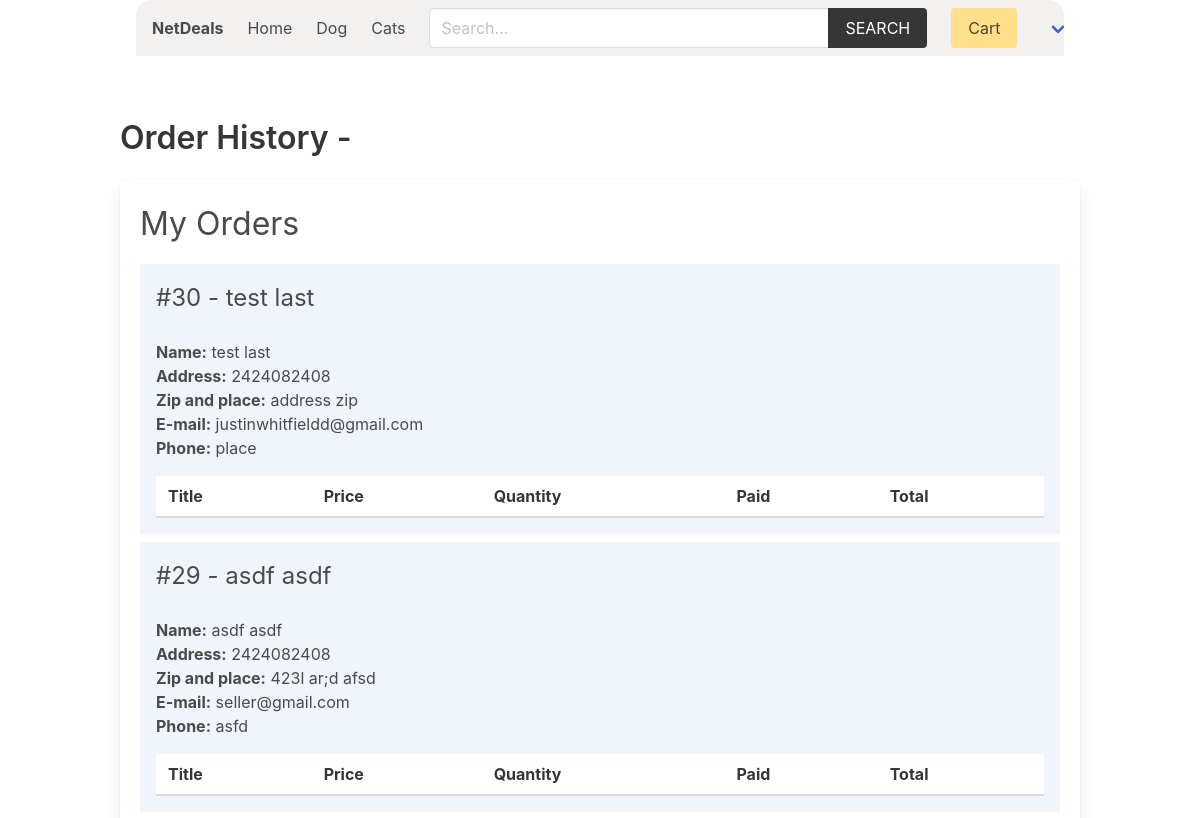
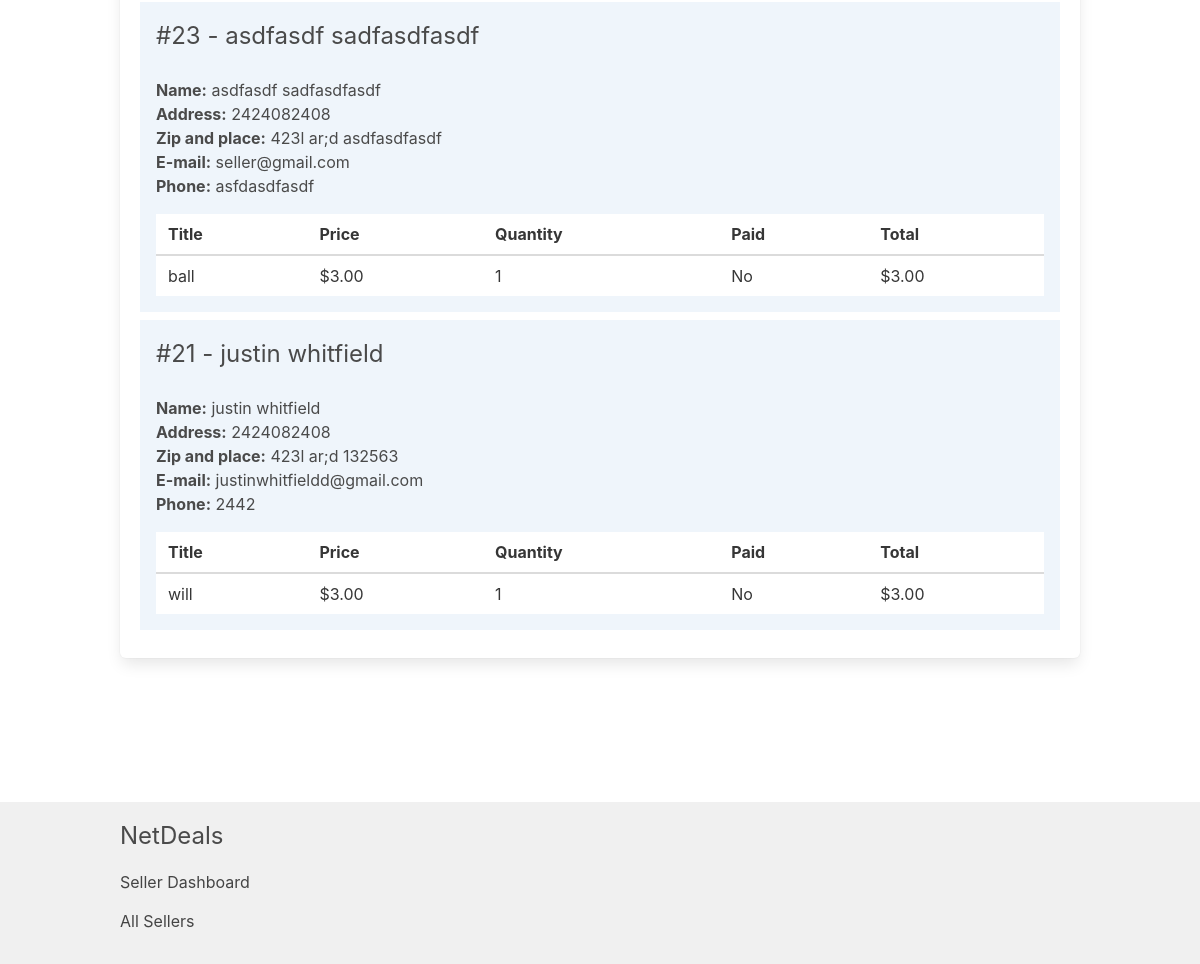
The page /seller/order-history/ (signed in) on the database its author committed (2 pictures, top to bottom).
### product/models.py (models this page shows, shortened)
class Category(models.Model):
    title = models.CharField(max_length=50)
    slug = models.SlugField(max_length=55)
    ordering = models.IntegerField(default=0)
    class Meta:
        ordering = ['ordering']

class Product(models.Model):
    quantity = models.PositiveIntegerField(default=0)
    category = models.ForeignKey(Category, related_name='products', on_delete=models.CASCADE)
    seller = models.ForeignKey(SellerProfile, related_name="products", on_delete=models.CASCADE)
    title = models.CharField(max_length=50)
    slug = models.SlugField(max_length=55)
    description = models.TextField(blank=True, null=True)
    price = models.DecimalField(max_digits=6, decimal_places=2)
    added_date = models.DateTimeField(auto_now_add=True)
    image = models.ImageField(upload_to='uploads/', blank=True, null=True)
    thumbnail = models.ImageField(upload_to='uploads/', blank=True, null=True) # Change uploads to thumbnails
    class Meta:
        ordering = ['-added_date']

### order/models.py (models this page shows, shortened)
class Order(models.Model):
    first_name = models.CharField(max_length=100)
    last_name = models.CharField(max_length=100)
    email = models.CharField(max_length=100)
    address = models.CharField(max_length=100)
    zipcode = models.CharField(max_length=100)
    place = models.CharField(max_length=100)
    phone = models.CharField(max_length=100)
    created_at = models.DateTimeField(auto_now_add=True)
    paid_amount = models.DecimalField(max_digits=8, decimal_places=2)
    sellers = models.ManyToManyField(SellerProfile, related_name="orders")
    buyer = models.ForeignKey(BuyerProfile, null=True, blank=True, on_delete=models.SET_NULL, related_name='buyer_orders')
    seller = models.ForeignKey(SellerProfile, null=True, blank=True, on_delete=models.SET_NULL, related_name='seller_orders')
    class Meta:
        ordering = ['-created_at']

class OrderItem(models.Model):
    order = models.ForeignKey(Order, related_name="items", on_delete=models.CASCADE)
    product = models.ForeignKey(Product, related_name="items", on_delete=models.CASCADE)
    seller = models.ForeignKey(SellerProfile, related_name="items", on_delete=models.CASCADE)
    seller_paid = models.BooleanField(default=False)
    price = models.DecimalField(max_digits=8, decimal_places=2)
    quantity = models.IntegerField(default=1)
    def get_total_price(self):
        return self.price * self.quantity

### seller/views.py (the view)
# urls.py: path('order-history/', views.order_history, name="order-history"),
@login_required
def order_history(request):
    seller = request.user.sellerprofile
    orders = Order.objects.filter(seller=seller).prefetch_related('items')
    for order in orders:
        order.filtered_items = order.items.all()
    return render(request, 'seller/order_history.html', {'seller': seller, 'orders': orders})

### cart/cart.py (called while the page is built)
    def __len__(self):
        return sum(item['quantity'] for item in self.cart.values())

### cart/context_processors.py (called while the page is built)
def cart(request):
    return {'cart': Cart(request)}

### product/context_processors.py (called while the page is built)
def menu_categories(request):
    categories = Category.objects.all()
    return {'categories': categories}

### templates/seller/order_history.html (shortened to what this page needs)
{% extends 'core/base.html' %}
{% block content %}
    <h1 class="title">Order History - </h1>
    <div class="box">
        <h2 class="is-size-3 mb-4">My Orders</h2>
        {% if orders %}
            {% for order in orders %}
                <div class="{% if order.fully_paid %}has-background-success-light{% else %}has-background-info-light{% endif %} mb-2 p-4">
                    <div class="columns is-multiline">
                        <div class="column is-6">
                            <h3 class="is-size-4">#{{ order.id }} - {{ order.first_name }} {{ order.last_name }}</h3>
                        </div>
                        <div class="column is-12">
                            <b>Name:</b> {{ order.first_name }} {{ order.last_name }}<br>
                            <b>Address:</b> {{ order.address }}<br>
                            <b>Zip and place:</b> {{ order.zipcode }} {{ order.place }}<br>
                            <b>E-mail:</b> {{ order.email }}<br>
                            <b>Phone:</b> {{ order.phone }}
                            <table class="table is-fullwidth mt-4">
                                <thead>
                                    <tr>
                                        <th>Title</th>
                                        <th>Price</th>
                                        <th>Quantity</th>
                                        <th>Paid</th>
                                        <th>Total</th>
                                    </tr>
                                </thead>
                                <tbody>
                                    {% for item in order.filtered_items %}
                                    <tr>
                                        <td>{{ item.product.title }}</td>
                                        <td>${{ item.product.price }}</td>
                                        <td>{{ item.quantity }}</td>
                                        <td>{{ item.seller_paid|yesno:"Yes,No" }}</td>
                                        <td>${{ item.get_total_price }}</td>
                                    </tr>
                                {% endfor %}
                                </tbody>
                            </table>
                        </div>
                    </div>
                </div>
            {% endfor %}
        {% endif %}
    </div>
{% endblock content %}

### templates/core/base.html (shortened to what this page needs)
{% load static %}
{% load product_filters %}
<!DOCTYPE html>
<html lang="en">
<head>
    <link rel="stylesheet" href="https://cdn.jsdelivr.net/npm/bulma@0.9.2/css/bulma.min.css">
    <link rel="stylesheet" href="{% static 'css/main.css' %}">
</head>
<body>
    <div class="container px-4">
        <nav class="navbar px-4" role="navigation" aria-label="main navigation">
            <div class="navbar-brand">
                <a class="navbar-item" href="{% url 'core:home' %}">
                    <h1><strong>NetDeals</strong></h1>
                </a>
            </div>
            <div id="navbarBasicExample" class="navbar-menu">
                <div class="navbar-start">
                <a class="navbar-item" href="{% url 'core:home' %}">
                    Home
                </a>
                {% for category in categories %}
                    <a class="navbar-item" href="{% url 'product:category' category.slug %}">
                        {{category.title}}
                    </a>
                {% endfor %}
                </div>
                <div class="navbar-start">
                    <div class="navbar-item">
                        <form method="get" action="{% url 'product:search' %}">
                            <div class="field has-addons">
                                <div class="control">
                                    <input type="search" name="query" id="" class="input" placeholder="Search...">
                                </div>
                                <div class="control">
                                    <button class="button is-dark is-uppercase">Search</button>
                                </div>
                            </div>
                        </form>
                    </div>
                </div>
                <div class="navbar-end">
                <div class="navbar-item">
                    <a href="{% url 'cart:cart' %}" class="button is-warning">Cart {% if cart %}({{cart|length}}){% endif %}</a>
                </div>
                {% if user.role == 'seller' %}
                <div class="navbar-item has-dropdown is-hoverable">
                    <a class="navbar-link is-capitalized">
                    </a>
                </div>
                {% endif %}
                </div>
            </div>
            </nav>
    </div>
    <section class="section">
        <div class="container">
            {% block content %}{% endblock content %}
        </div>
    </section>
    <div class="main-content-wrapper">
        <section class="section">
        </section>
    </div>
    <footer class="footer">
        <div class="container">
            <h3 class="is-size-4 mb-4">NetDeals</h3>
            {% if user.role == 'seller' %}
                <a href="{% url 'seller:seller-dashboard' %}">Seller Dashboard</a>
            {% endif %}
            <br>
            <a href="{% url 'seller:sellers' %}">All Sellers</a>
        </div>
    </footer>
</body>
</html>

### core/static/css/main.css (style rules this page uses)
.footer a { margin-bottom: 15px; display: inline-block; color: #444; }

### templates/core/base.html (style rules this page uses)
.navbar { z-index: 1000; background-color: #f3f0f0; border-radius: 1rem 1rem 0 0; margin-bottom: 1rem; width: 100%; position: relative; }
.navbar .input { width: 400px; }
.navbar .field.has-addons { width: 100%; }
body { display: flex; flex-direction: column; min-height: 100vh; }
.main-content-wrapper { flex-grow: 1; }
.footer { background-color: #f0f0f0; padding: 1rem 0; }

### rows shown on the page
Category: title "Dog"
Category: title "Cats"
Order: id "30", first_name "test", last_name "last", address "2424082408", zipcode "address", place "zip", email "justinwhitfieldd@gmail.com", phone "place"
Order: id "29", first_name "asdf", last_name "asdf", address "2424082408", zipcode "423l ar;d", place "afsd", email "seller@gmail.com", phone "asfd"
Order: id "23", first_name "asdfasdf", last_name "sadfasdfasdf", address "2424082408", zipcode "423l ar;d", place "asdfasdfasdf", email "seller@gmail.com", phone "asfdasdfasdf"
OrderItem: product "ball", product.price "3.00", quantity "1", seller_paid "No", get_total_price "3.00"
Order: id "21", first_name "justin", last_name "whitfield", address "2424082408", zipcode "423l ar;d", place "132563", email "justinwhitfieldd@gmail.com", phone "2442"
OrderItem: product "will", product.price "3.00", quantity "1", seller_paid "No", get_total_price "3.00"
